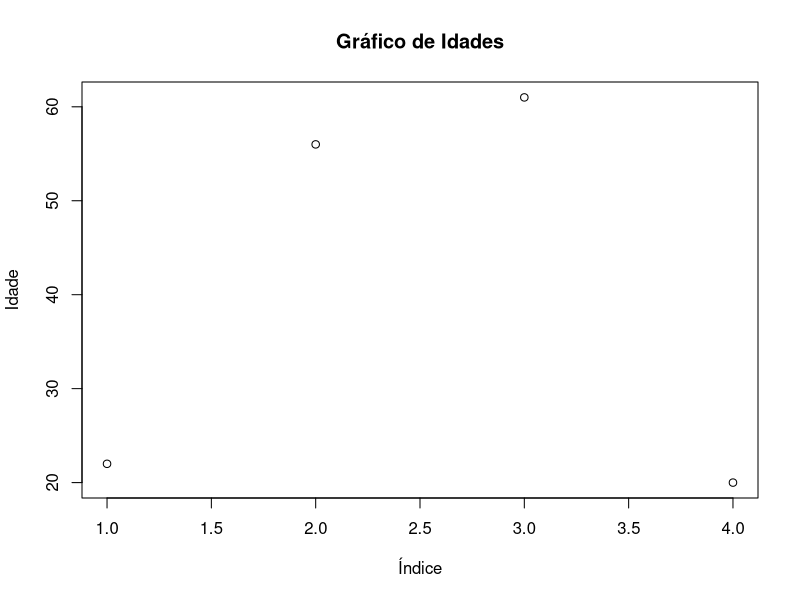
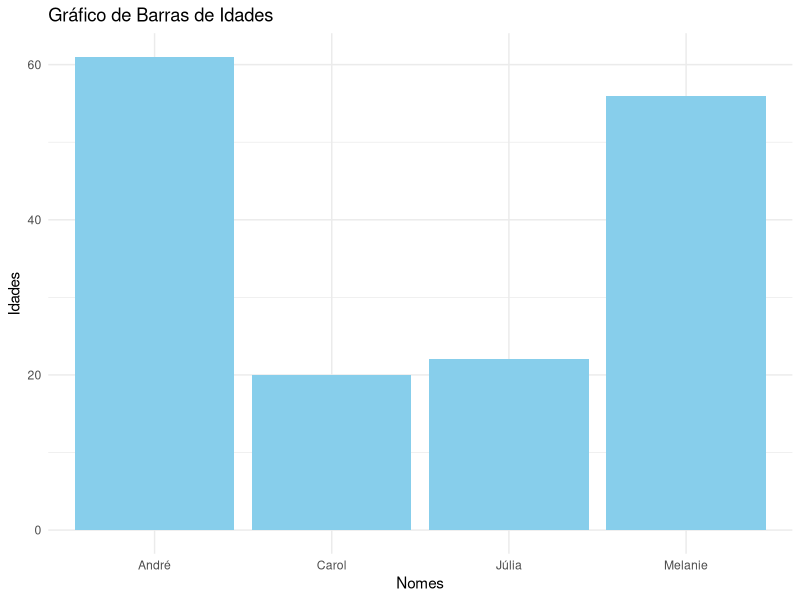
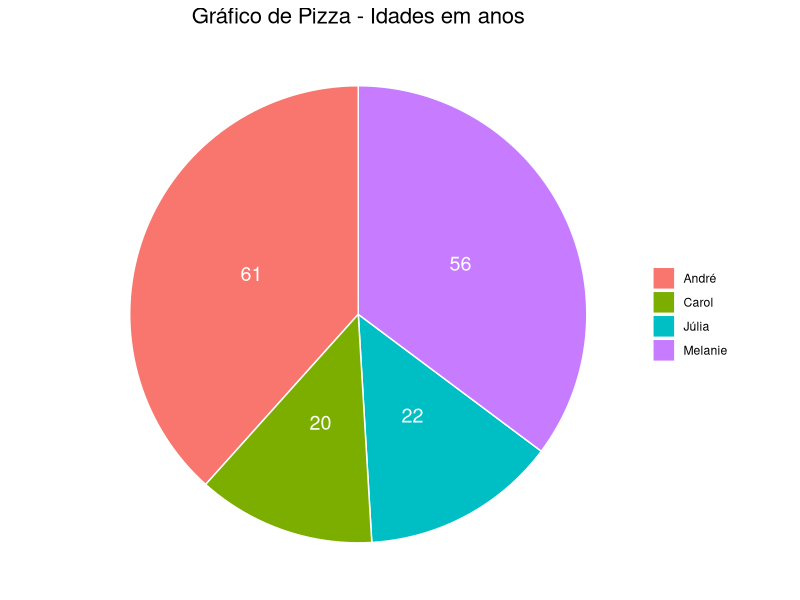

The R script that drew these images, in order:

dados <- data.frame(nomes = c("Júlia", "Melanie", "André", "Carol"), idades = c(22, 56, 61, 20))

str(dados)

dados$idades

plot(dados$idades, main="Gráfico de Idades", xlab="Índice", ylab="Idade")

library(ggplot2)

ggplot(dados, aes(x = nomes, y = idades)) +
  geom_bar(stat = "identity", fill = "skyblue") +
  theme_minimal() +
  labs(title = "Gráfico de Barras de Idades", x = "Nomes", y =  "Idades")

ggplot(dados, aes(x = "", y = idades, fill = nomes)) +
  geom_bar(stat = "identity", width = 1, color = "white") +
  coord_polar("y") +
  geom_text(aes(label = idades),
            position = position_stack(vjust = 0.5),
            color = "white",
            size = 5) +
  labs(title = "Gráfico de Pizza - Idades em anos") +
  theme_void() +
  theme(
    plot.title = element_text(hjust = 0.5, size = 16),
    legend.title = element_blank()
  )

  
